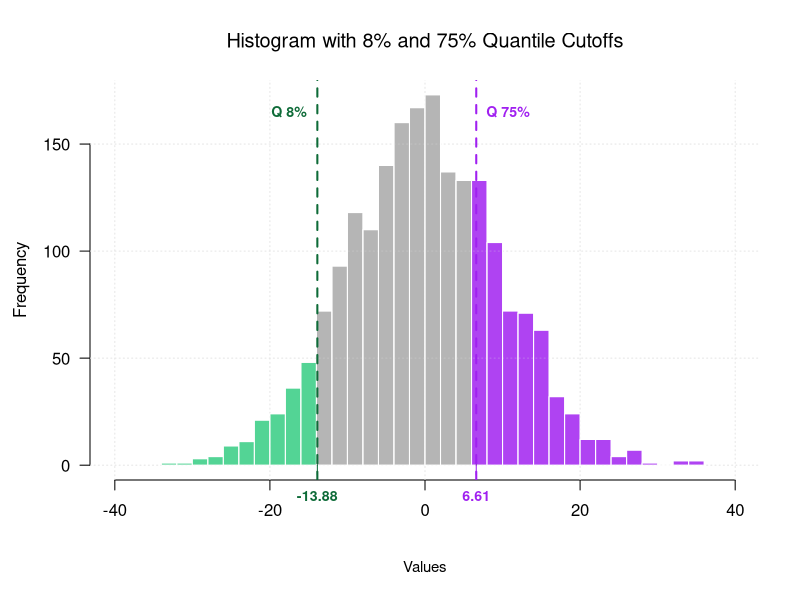
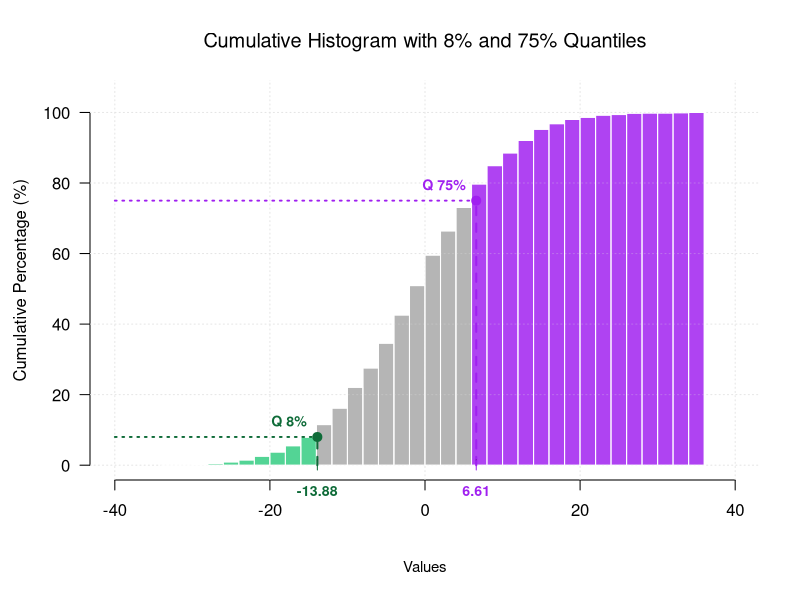

These figures' R source, in order:
## ---- chunk 1
  # Create data
  # data_values <- rnorm(100)
  # 1. Generate data
  set.seed(42)
  data_values <- rnorm(2000, 0, 10)

  # 2. Calculate dynamic quantiles (7% and 75%)
  q_low  <- quantile(data_values, 0.08) # ~ -13.8
  q_high <- quantile(data_values, 0.75) # ~ +6.7

  # 3. Calculate histogram object
  my_hist <- hist(data_values, breaks = 40, plot = FALSE)

  # 4. Dynamic color vector based on quantile midpoints
  my_color <- ifelse(
    my_hist$mids < q_low, rgb(0.2, 0.8, 0.5, 0.6),
    ifelse(
      my_hist$mids >= q_high, adjustcolor("purple", alpha.f = 0.6),
      rgb(0.2, 0.2, 0.2, 0.2)
    )
  )

  # Expand bottom margin (mar[1]) slightly to accommodate extra x-axis labels
  par(mar = c(6, 4.5, 4, 2))

  # 5. Plot Histogram
  plot(
    my_hist,
    col = my_color,
    border = FALSE,
    main = "Histogram with 8% and 75% Quantile Cutoffs",
    font.main = 1,
    xlab = "",  # Suppress default xlab to avoid overlap with quantile values
    xlim = c(-40, 40),
    las = 1
  )

  grid(col = "gray90", lty = "dotted")

  # Re-draw histogram bars over grid
  plot(my_hist, col = my_color, border = FALSE, add = TRUE)

  # 6. Add Vertical Bar Lines at Quantiles
  abline(v = q_low,  col = "#0e6b38", lty = 2, lwd = 2)
  abline(v = q_high, col = "purple",  lty = 2, lwd = 2)

  # 7. Add Labels at the top (Quantile names ONLY)
  y_max <- max(my_hist$counts)

  text(
    x = q_low, y = y_max * 0.95,
    labels = "Q 8%",
    col = "#0e6b38", font = 2, pos = 2, cex = 0.85
  )

  text(
    x = q_high, y = y_max * 0.95,
    labels = "Q 75%",
    col = "purple", font = 2, pos = 4, cex = 0.85
  )

  # 8. Add Quantile Numerical Values Below the X-Axis
  # Redraw custom colored tick marks & values at quantile positions
  axis(side = 1, at = round(q_low, 2), labels = round(q_low, 2),
       col.axis = "#0e6b38", col.ticks = "#0e6b38", font = 2, cex.axis = 0.85, line = -.75)

  axis(side = 1, at = round(q_high, 2), labels = round(q_high, 2),
       col.axis = "purple", col.ticks = "purple", font = 2, cex.axis = 0.85, line = -.75)

  # Add standard x-axis label shifted down to make space
  mtext("Values", side = 1, line = 3.8, cex = 0.9)

  # Reset margin default
  par(mar = c(5, 4, 4, 2) + 0.1)
## ---- chunk 2
  # 1. Generate data
  set.seed(42)
  N <- 2000
  data_values <- rnorm(N, 0, 10)

  # 2. Define Parametric Quantile Thresholds
  p_low  <- 0.08  # 8%
  p_high <- 0.75  # 75%

  q_low  <- quantile(data_values, p_low)   # ~ -14.05
  q_high <- quantile(data_values, p_high)  # ~ +6.70

  # 3. Compute initial histogram without plotting
  hist_object <- hist(data_values, breaks = 40, plot = FALSE)

  # Convert counts to cumulative percentages (%)
  hist_object$counts <- cumsum(hist_object$counts) / N * 100

  # 4. Color vector based on bin midpoints (mids) matching cumulative thresholds
  my_color <- ifelse(
    hist_object$mids < q_low, rgb(0.2, 0.8, 0.5, 0.6), # Below 8%
    ifelse(
      hist_object$mids >= q_high, adjustcolor("purple", alpha.f = 0.6), # Above 75%
      rgb(0.2, 0.2, 0.2, 0.2) # Between 8% and 75%
    )
  )

  # Expand bottom margin for quantile tick labels below x-axis
  par(mar = c(6, 4.5, 4, 2))

  # 5. Plot Base Cumulative Histogram
  plot(
    hist_object,
    main = paste0("Cumulative Histogram with ", p_low * 100, "% and ", p_high * 100, "% Quantiles"),
    font.main = 1,
    xlab = "",
    ylab = "Cumulative Percentage (%)",
    xlim = c(-40, 40),
    ylim = c(0, 105),
    col = my_color,
    border = FALSE,
    las = 1
  )

  grid(col = "gray90", lty = "dotted")

  # Re-draw bars over grid
  plot(hist_object, col = my_color, border = FALSE, add = TRUE)

  # Percentage y-values for intersections
  y_low_pct  <- p_low * 100
  y_high_pct <- p_high * 100

  # 6. Add Horizontal Segments (From left y-axis boundary at x = -40 to intersection point)
  segments(x0 = -40, y0 = y_low_pct,  x1 = q_low,  y1 = y_low_pct,  col = "#0e6b38", lty = 3, lwd = 1.8)
  segments(x0 = -40, y0 = y_high_pct, x1 = q_high, y1 = y_high_pct, col = "purple",  lty = 3, lwd = 1.8)

  # 7. Add Vertical Segments (From x-axis baseline at y = 0 to intersection point)
  segments(x0 = q_low,  y0 = 0, x1 = q_low,  y1 = y_low_pct,  col = "#0e6b38", lty = 2, lwd = 2)
  segments(x0 = q_high, y0 = 0, x1 = q_high, y1 = y_high_pct, col = "purple",  lty = 2, lwd = 2)

  # 8. Add Intersection Points & Labels
  # Draw solid points at exact intersection coordinates
  points(c(q_low, q_high), c(y_low_pct, y_high_pct),
         col = c("#0e6b38", "purple"), pch = 19, cex = 1.2)

  # Quantile labels placed near intersection points
  text(
    x = q_low, y = y_low_pct + 4,
    labels = paste0("Q ", y_low_pct, "%"),
    col = "#0e6b38", font = 2, pos = 2, cex = 0.85
  )

  text(
    x = q_high, y = y_high_pct + 4,
    labels = paste0("Q ", y_high_pct, "%"),
    col = "purple", font = 2, pos = 2, cex = 0.85
  )

  # 9. Add Quantile Numerical Values Below X-Axis
  axis(side = 1, at = round(q_low, 2), labels = round(q_low, 2),
       col.axis = "#0e6b38", col.ticks = "#0e6b38", font = 2, cex.axis = 0.85, line = -1.)

  axis(side = 1, at = round(q_high, 2), labels = round(q_high, 2),
       col.axis = "purple", col.ticks = "purple", font = 2, cex.axis = 0.85, line = -1.)

  # Add main x-axis title shifted down
  mtext("Values", side = 1, line = 3.8, cex = 0.9)

  # Reset margin defaults
  par(mar = c(5, 4, 4, 2) + 0.1)
